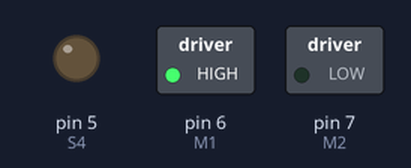
Simulated run of this sketch. Board: Arduino Uno, built with avr-gcc and run on an emulated ATmega328P. Parts: switched loads named in the sketch (green lamp = pin HIGH), output pins drawn as LEDs (lit = HIGH).

Above: at 0.2 s.
At 2.0 s:
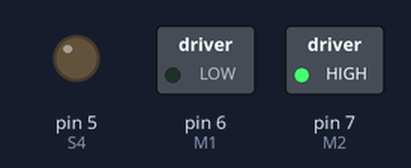
At 6.3 s:
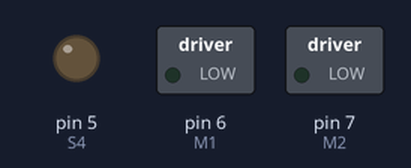
Timing chart, 0 to 8.1 s (numbered marks = the images above):
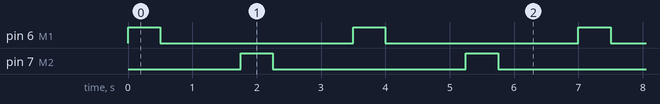

Measured:
- by itself, pin 6 (M1), pin 7 (M2): alternates HIGH for 0.50 s and LOW for 3.0 s
- by itself, everything shown: repeats every 3.5 s, in 4 steps

The sketch:

example_sketch.ino
```cpp
// Motor Testing
// Author: Jessica Panuccio
// Arduino

// initialization
  // solenoids
    int S1 = 2;    // S1 LED, used for Eb6 and F6
    int S2 = 3;    // S2 LED, used for G6 and Bb6
    int S3 = 4;    // S3 LED. used for C7 and Eb7
    int S4 = 5;    // S4 LED, used for F7 and G7
  // motor
    int M1 = 6;    //
    int M2 = 7;    //
  // rhythm
    int var = 1000; // variable adjusts tempo
    int num = 1;
    int eighth = var/8;
    int quarter = var/4;
    int whole = var;
    int move_left = 375; // variable adjusts how long motor turns, aka how much belt moves
    int move_right = 500;
    int var_motor = var/3;
  /*  Here is a diagram of the chimes and moving solenoid belt
   *    notes               Eb6  F6  G6  Bb6 C7  Eb7 F7  G7
   *    left position belt   S1      S2      S3      S4
   *    right position belt      S1      S2      S3      S4
   *    lpb = left position belt;
   *    rpb = right position belt;
   *
    */
void setup()
{
  // put your setup code here, to run once:
  pinMode(S1, OUTPUT);
  pinMode(S2, OUTPUT);
  pinMode(S3, OUTPUT);
  pinMode(S4, OUTPUT);
  pinMode(M1, OUTPUT);
  pinMode(M2, OUTPUT);
}

void loop()
{
  // put your main code here, to run repeatedly:
  // initialize positions
       // motors off
          digitalWrite(M1, LOW);
          digitalWrite(M2, LOW);
      // one direction on
          digitalWrite(M1, HIGH);
          digitalWrite(M2, LOW);
      // sucks all solenoids in
          for (int i=2;i<=5;i++){digitalWrite,HIGH;}

       // all solenoids out
          //for (int i=2;i<=5;i++){digitalWrite,LOW;}

      for(int i=1; i<10; i++)
      {
          // move clockwise
                  digitalWrite(M1, HIGH);
                  digitalWrite(M2, LOW);
                  delay(var/2);
                  digitalWrite(M1, LOW);
                      for (int i=2;i<=5;i++){digitalWrite,LOW;}
                      delay(quarter);
                      for (int i=2;i<=5;i++){digitalWrite,HIGH;}
          // pause
                  delay(var);
          // move counter-clockwise
                  digitalWrite(M2, HIGH);
                  digitalWrite(M1, LOW);
                  delay(var/2);
                  digitalWrite(M2, LOW);
                      for (int i=2;i<=5;i++){digitalWrite,LOW;}
                      delay(quarter);
                      for (int i=2;i<=5;i++){digitalWrite,HIGH;}
          // pause
                  delay(var);
      }
}
```
